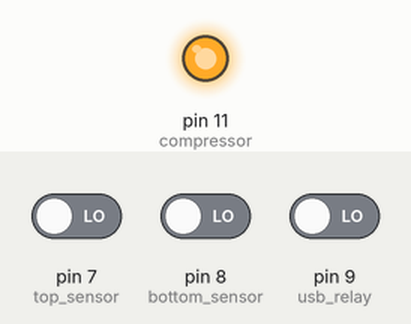
Bench run of a sketch on a simulated Arduino Uno, built with avr-gcc and run on an emulated ATmega328P. On the bench: output pins drawn as LEDs (lit = HIGH). The test bench sets the inputs (shaded band); at power-on: pin 7 (top_sensor) LOW, pin 8 (bottom_sensor) LOW, pin 9 (usb_relay) LOW.

Above: at 0.1 s.
At 1.1 s:
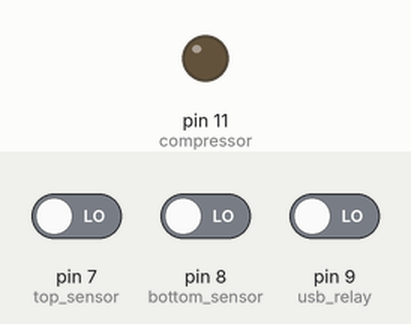
Timing chart, 0 to 2.6 s (numbered marks = the images above):
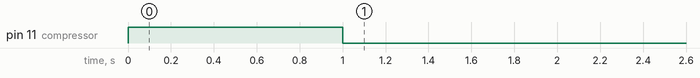

The sketch:

CompressorControl.ino
```cpp
/*
  CompressorControl.ino

  This Arduino sketch is designed to control a compressor based on the input
  from two sensors indicating the state of a gas bag. The compressor is
  controlled to ensure that the gas bag does not overinflate or completely
  deflate.

  The system supports manual override via a USB input to simulate sensor
  activation.

  Pin Assignments:
  - Compressor control signal: Pin 11
  - Top sensor input: Pin 7
  - Bottom sensor input: Pin 8
  - USB relay input (for simulation/testing): Pin 9

  The logic includes edge-triggered signals to start/stop the compressor
  to conform with the compressor's PLC requirements.
*/

int compressor = 11;   // Pin connected to the compressor relay
int top_sensor = 7;    // Pin reading the top sensor state
int bottom_sensor = 8; // Pin reading the bottom sensor state
int flag = 0;          // State flag to remember the last state
int top_signal;        // Variable to store the state of the top sensor
int bottom_signal;     // Variable to store the state of the bottom sensor
int usb;               // Variable to read the USB override input
int usb_relay = 9;     // USB relay pin

void setup() {
  // Set the pin modes for input and output appropriately
  pinMode(top_sensor, INPUT);
  pinMode(bottom_sensor, INPUT);
  pinMode(compressor, OUTPUT);
  pinMode(usb_relay, INPUT);
}

void loop() {
  // Read the states of top and bottom sensors, and the USB relay
  top_signal = digitalRead(top_sensor);
  bottom_signal = digitalRead(bottom_sensor);
  usb = digitalRead(usb_relay);

  // Check if the USB is activated to simulate top sensor blocked
  if (usb == 1) {
    top_signal = 1; // Simulate top sensor blocked by USB trigger
    flag = 3;
  }

  // Evaluate the sensor states and control the compressor accordingly
  if (top_signal == 1 && bottom_signal == 1) {
    triggerCompressorStart(); // Both sensors are blocked
    flag = 1;
  } else if (top_signal == 0 && bottom_signal == 0) {
    triggerCompressorStop(); // Both sensors are unblocked
    flag = 2;
  } else if (top_signal == 0 && bottom_signal == 1) {
    // Bottom sensor blocked and top sensor unblocked
    flag = 3; // Continue current state, may need to handle previous state
  }
}

void triggerCompressorStart() {
  if (flag != 1) {
    // Ensure a rising edge to start the compressor
    digitalWrite(compressor, LOW);
    delay(1000); // Ensure the LOW state is long enough to be recognized
    digitalWrite(compressor, HIGH);
  }
}

void triggerCompressorStop() {
  if (flag != 2) {
    // Ensure a falling edge to stop the compressor
    digitalWrite(compressor, HIGH);
    delay(1000); // Ensure the HIGH state is long enough to be recognized
    digitalWrite(compressor, LOW);
  }
}
```

Measured:
- by itself, pin 11 (compressor): LOW → HIGH at 0.00 s, → LOW 1.0 s later
